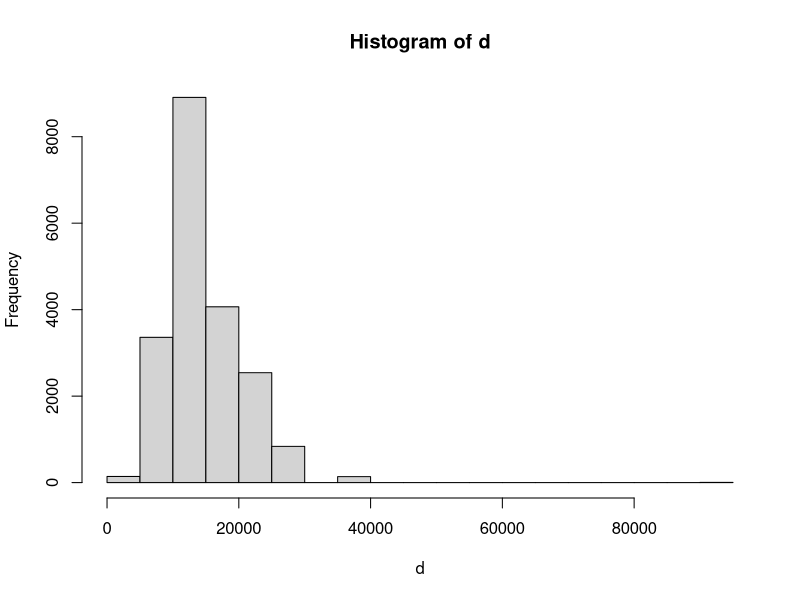
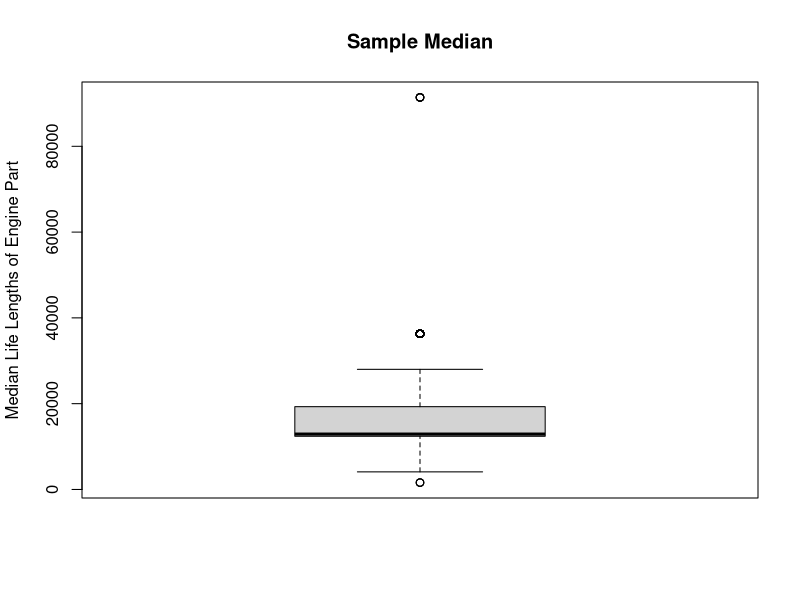
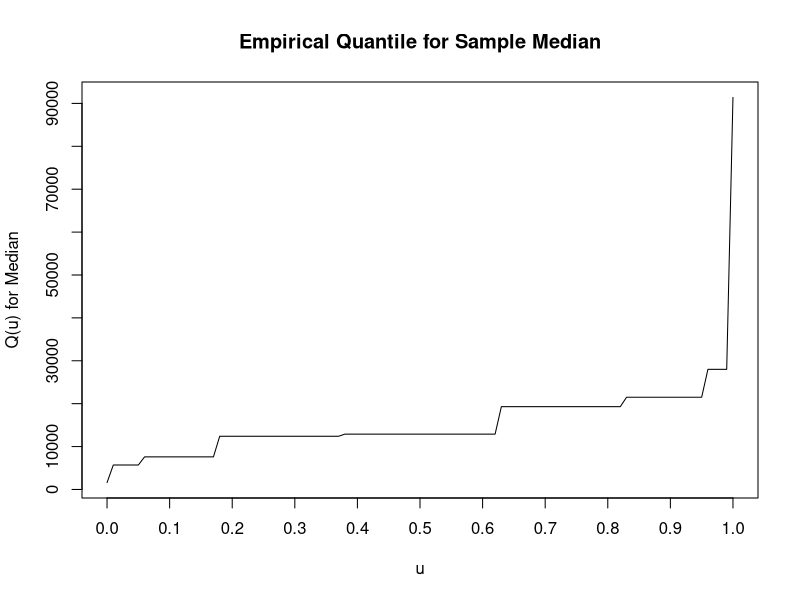
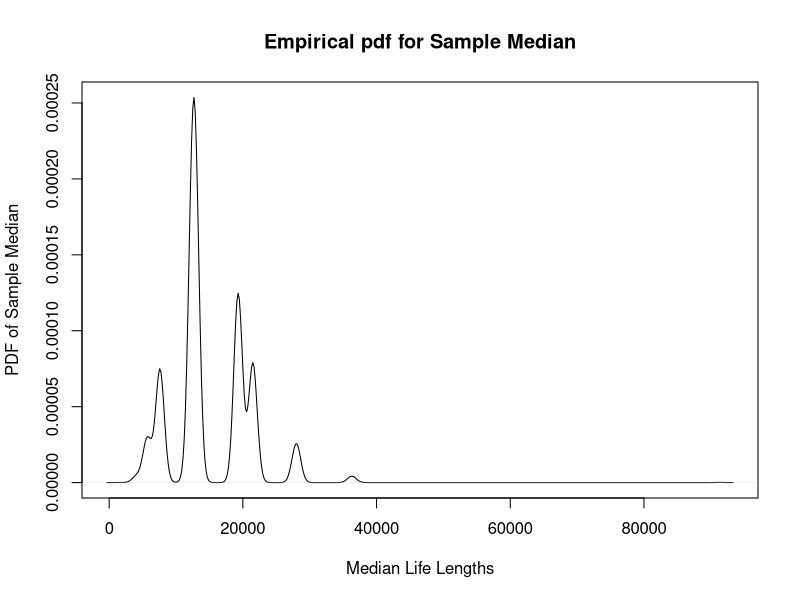
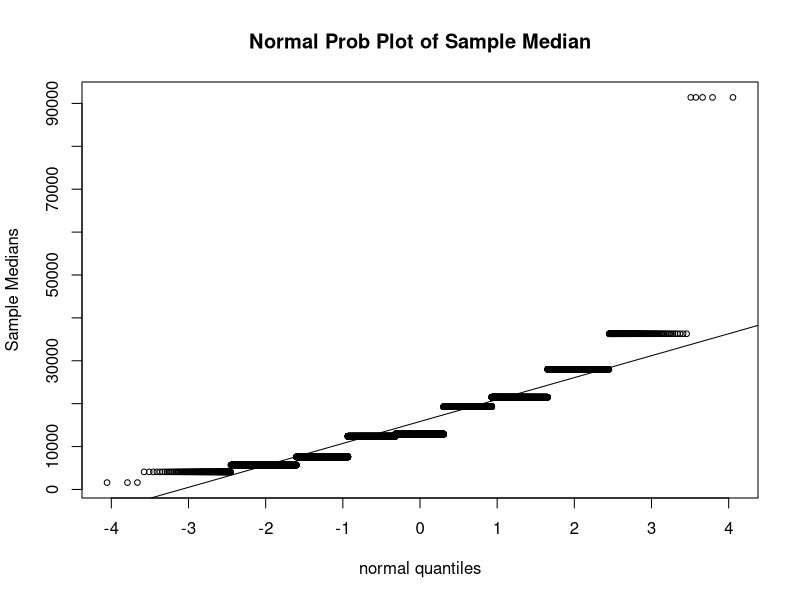

Reproduce these figures in R, in order.
y= c(1600,4100,5700,7600,12400,12900,19300,21500,28000,36300,91400)
mhat= median(y)
n = length(y)
M= 20000
d= numeric(M)
for(i in 1:M)
{ d[i]= median(sample(y,replace=TRUE))
}
hist(d)
bootmean= mean(d)
bootstd= sd(d)
bootquant= quantile(d)
#par(mfrow=c(2,2))
#postscript("bootexample20000",height=8,horizontal=F)
probs= seq(0,1,.01)
Qd= quantile(d,probs)

         boxplot(d,main="Sample Median",
                    ylab="Median Life Lengths of Engine Part",plot=T)

          plot(probs,Qd,type="l",ylab="Q(u) for Median",xlab="u",
          xlim=c(0,1),lab=c(10,11,7),main="Empirical Quantile for Sample Median",cex=.75)
 
 
    
          plot(density(d),type="l",
          xlab="Median Life Lengths",ylab="PDF of Sample Median",main=
        "Empirical pdf for Sample Median",cex=.75)


          qqnorm(d,main="Normal Prob Plot of Sample Median",
                 xlab="normal quantiles",ylab="Sample Medians",
                 lab=c(7,7,7),cex=.75)
          qqline(d)
 
#graphics.off()

y = c(1600,4100,5700,7600,12400,12900,19300,21500,28000,36300,91400)
n = length(y)
K = 20
sam = matrix(0,K,n)
for(i in 1:K)
{
sam[i,] = sample(y,replace=TRUE)
}
